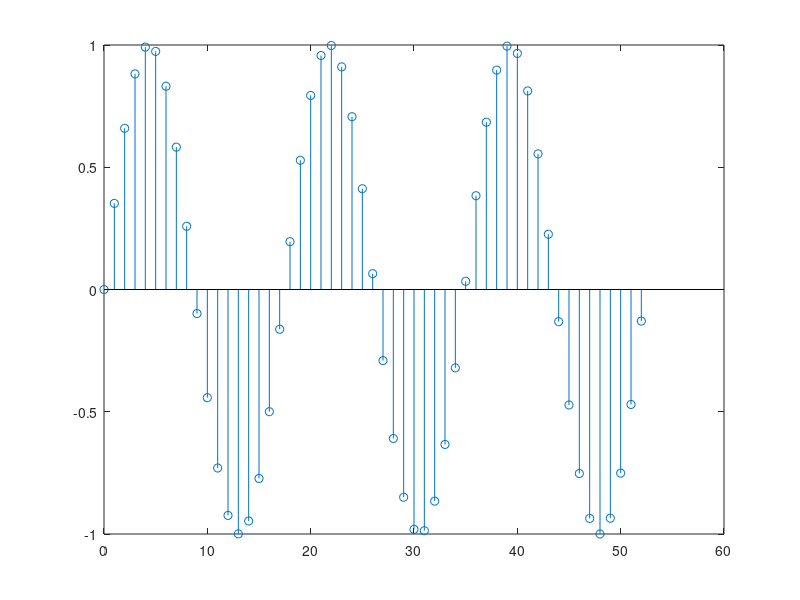
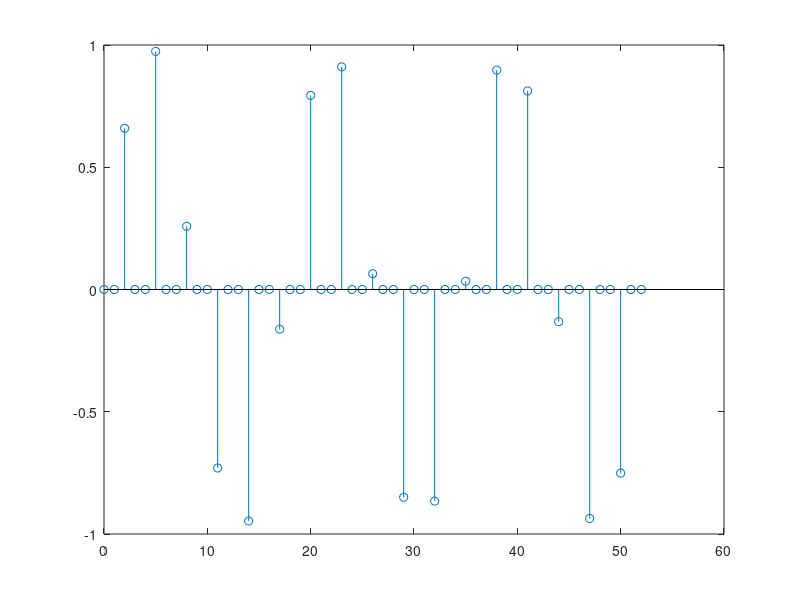

MATLAB code to generate these figures, in order:
n = 0:52;
x = sin(0.36*n)
y = zeros(1,length(x));
L=3;
for i = 1:length(x)
    if rem(i,L) == 0
        y(i) = x(i)
    end
end

figure(1)
stem(n,x)
figure(2)
stem(n,y)